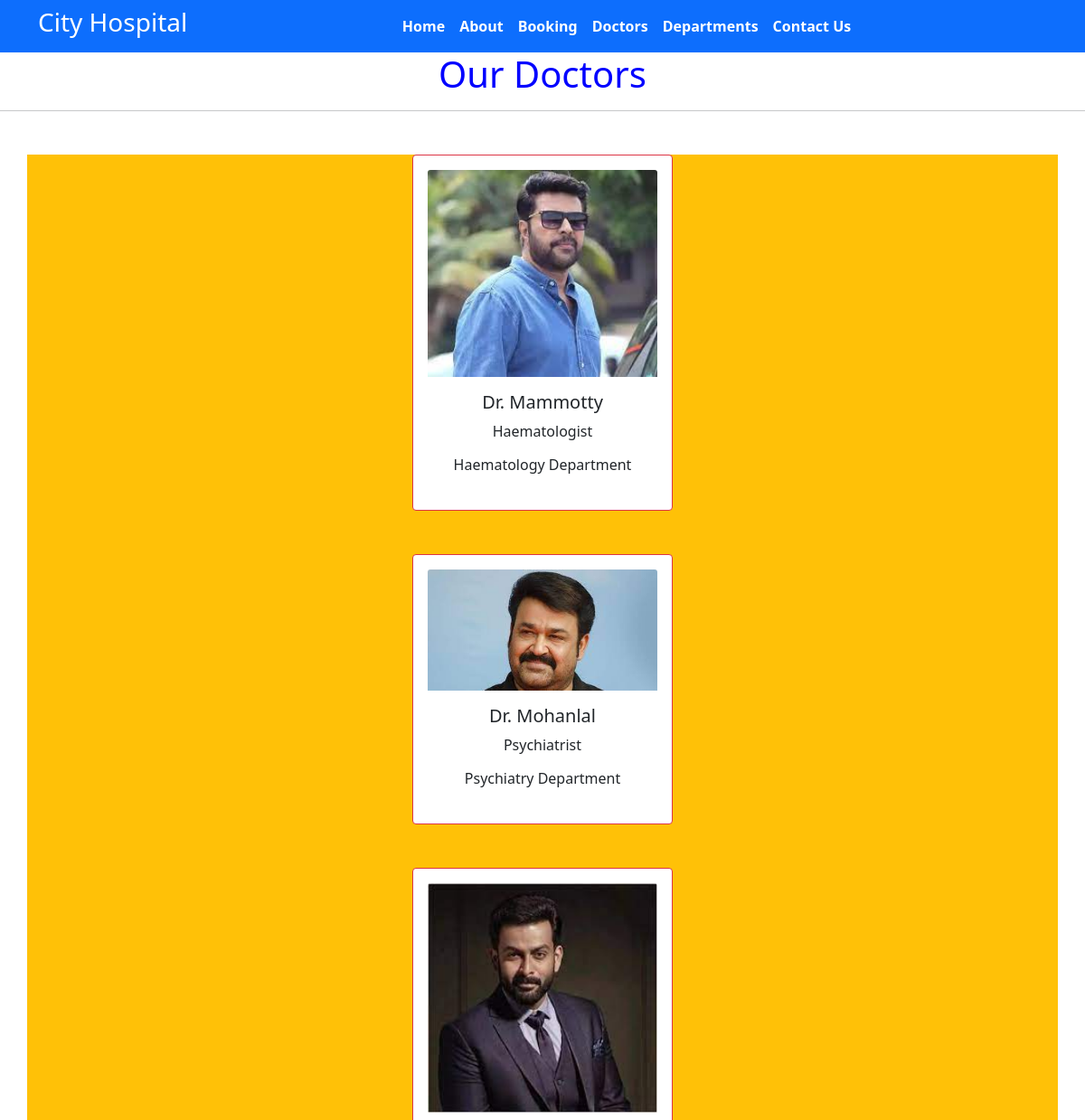
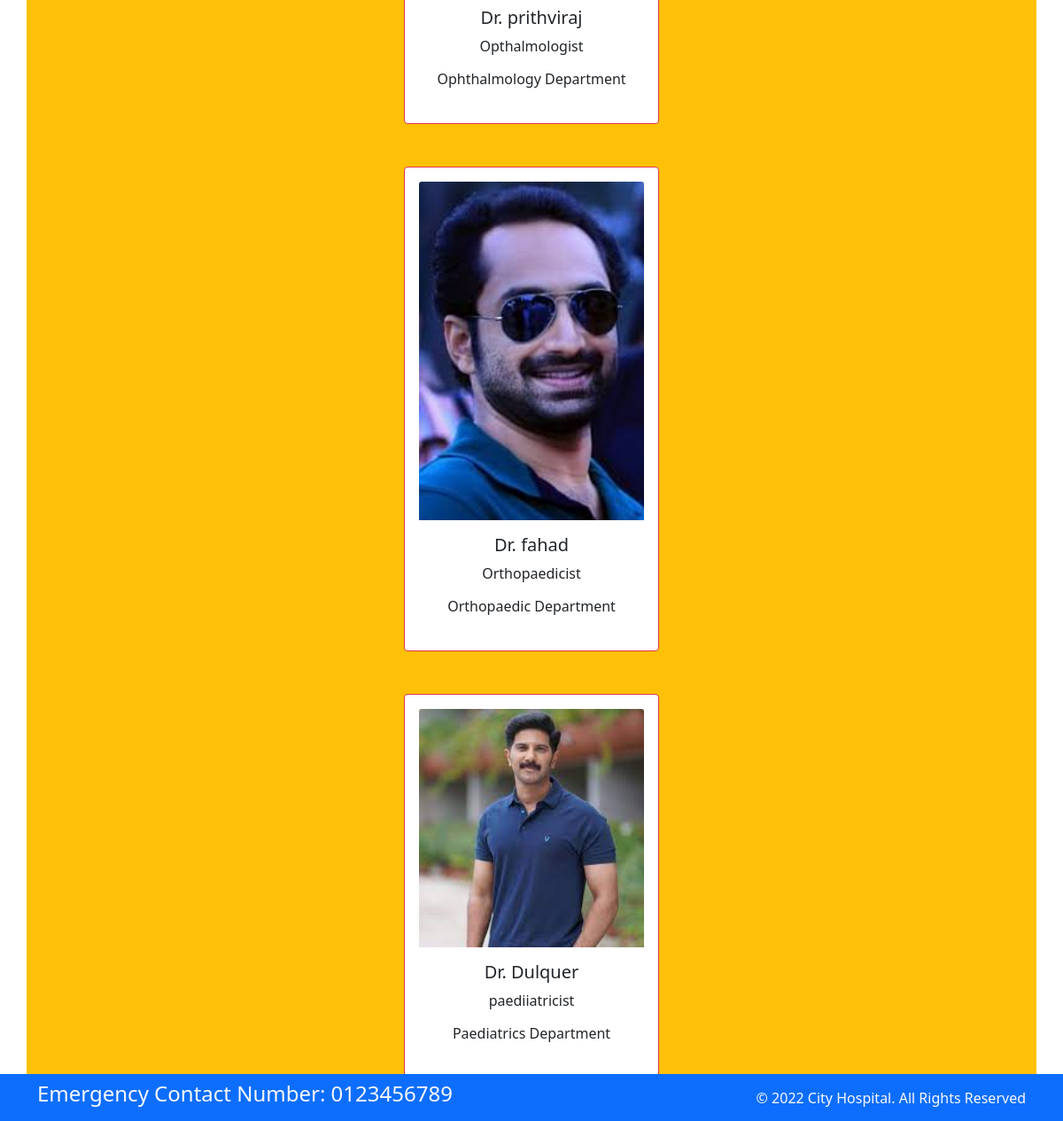
Page /doctors on the committed database (2 pictures, top to bottom).
### home/models.py (models this page shows, shortened)
class Doctors(models.Model):
    doc_name=models.CharField(max_length=255)
    doc_spec=models.CharField(max_length=255)
    dep_name=models.ForeignKey(Departments,on_delete=models.CASCADE)
    doc_image=models.ImageField(upload_to='doctors')

class Departments(models.Model):
    dep_name =models.CharField(max_length=100)
    dep_description=models.TextField()
    def __str__(self):
        return self.dep_name

### home/views.py (the view)
# urls.py: path('doctors', views.doctors,name='doctors'),
def doctors(request):
    dict_docs={
        'doctors':Doctors.objects.all()
    }
    return render(request,'doctors.html',dict_docs)

### templates/doctors.html (shortened to what this page needs)
{% extends 'base.html' %}
{% block content %}
<h1  class="text-center " style="color: blue">Our Doctors</h1>
<hr>
<div class="container text-center bg-warning">
{% for d in doctors %}
<div class="card text-center  mx-auto my-5 p-3 border border-danger rounded  " style="width: 18rem;">
    <img class="card-img-top" src="{{d.doc_image.url}}" alt="">
    <div class="card-body">
      <h5 class="card-title">Dr. {{d.doc_name}}</h5>
      <p class="card-text">{{d.doc_spec}}</p>
      <h6>{{d.dep_name}}</h6>
    </div>
  </div>
{% endfor %}
</div>
{%endblock%}

### templates/base.html (shortened to what this page needs)
{% load static %}
<!DOCTYPE html>
<html>
  <head>
    <link rel="stylesheet"
      href=" https://cdn.jsdelivr.net/npm/bootstrap@5.1.3/dist/css/bootstrap.min.css ">
    <link rel="stylesheet"
      href="https://use.fontawesome.com/releases/v5.2.0/css/all.css">
    <link rel="stylesheet"
      href="{% static '/css/style.css' %}">
  </head>
  <body>
    <nav class="navbar bg-primary navbar-expand-md ">
      <div class="container">
        <div class="col-2 text-left pl-md-0">
          <h3 class="text-white"> City Hospital </h3>
        </div>
        <div
          class="collapse navbar-collapse justify-content-center col-md-8 navbar-collapse-3">
          <ul class="navbar-nav justify-content-center  fw-bold">
            <li class="nav-item active">
              <a class="nav-link text-white" href="{% url 'home' %}">Home </a>
            </li>
            <li class="nav-item">
              <a class="nav-link text-white" href="{% url 'about' %}">About</a>
            </li>
            <li class="nav-item">
              <a class="nav-link text-white" href="{% url 'booking' %}">Booking</a>
            </li>
            <li class="nav-item">
              <a class="nav-link text-white" href="{% url 'doctors' %}">Doctors</a>
            </li>
			 <li class="nav-item">
              <a class="nav-link text-white" href="{% url 'departments' %}">Departments</a>
            </li>
            <li class="nav-item">
              <a class="nav-link text-white" href="{% url 'contact' %}">Contact Us</a>
            </li>
          </ul>
        </div>
      </div>
    </nav>
    {% block content %} {% endblock %}
    <section class="">
      <footer class="pt-2 pb-2  bg-primary text-light fixed-bottom">
        <div class="container">
          <div class="row align-items-center">
            <div class="col-12 col-md-8">
              <h4>Emergency Contact Number: 0123456789</h4>
            </div>
            <div class="col-12 col-md-4 mt-4 mt-md-0 text-center text-md-end">
              © 2022 City Hospital. All Rights Reserved
            </div>
          </div>
        </div>
      </footer>
    </section>
  </body>
</html>

### rows in the picture
Doctors: doc_image (picture), doc_name "Mammotty", doc_spec "Haematologist", dep_name "Haematology Department"
Doctors: doc_image (picture), doc_name "Mohanlal", doc_spec "Psychiatrist", dep_name "Psychiatry Department"
Doctors: doc_image (picture), doc_name "prithviraj", doc_spec "Opthalmologist", dep_name "Ophthalmology Department"
Doctors: doc_image (picture), doc_name "fahad", doc_spec "Orthopaedicist", dep_name "Orthopaedic Department"
Doctors: doc_image (picture), doc_name "Dulquer", doc_spec "paediiatricist", dep_name "Paediatrics Department"
